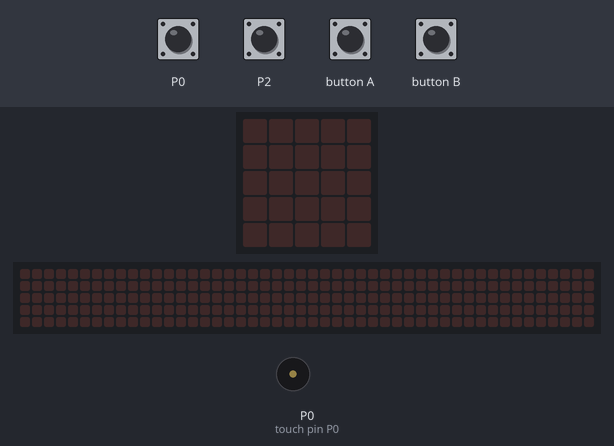
A program run on a simulated BBC micro:bit (MakeCode). Parts: the board's 5×5 LED display, a strip that is not on the board, showing the scrolling text unrolled, buzzer (waves = sounding). Inputs (shaded band) come from the test bench. The 48×5 strip is a reading aid, not a part: it shows the text the display is scrolling, unrolled, one strip-width of it at a time.

Above: at 1.2 s.
1.3 s: button A pressed for 0.15 s
At 2.9 s:
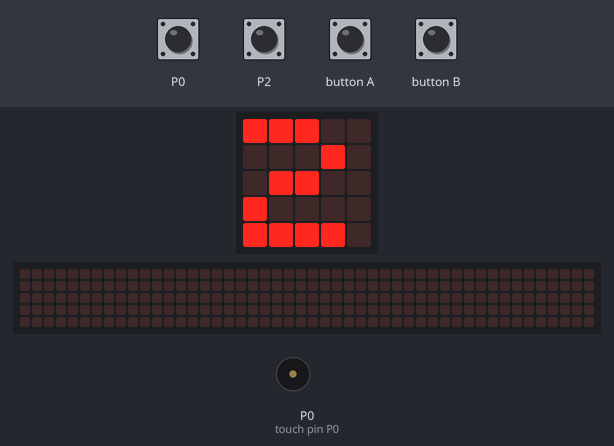
4.4 s: button B pressed for 0.15 s
At 5.87 s:
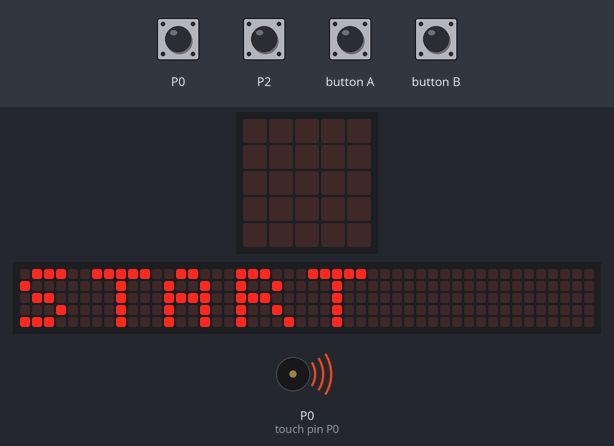
7.5 s: touch pin P0 pressed for 0.15 s
10.6 s: touch pin P2 pressed for 0.15 s
At 13.2 s:
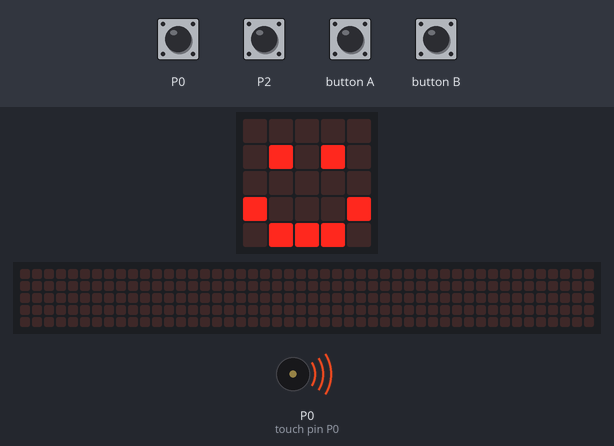
13.6 s: button A pressed for 0.15 s
At 15.2 s:
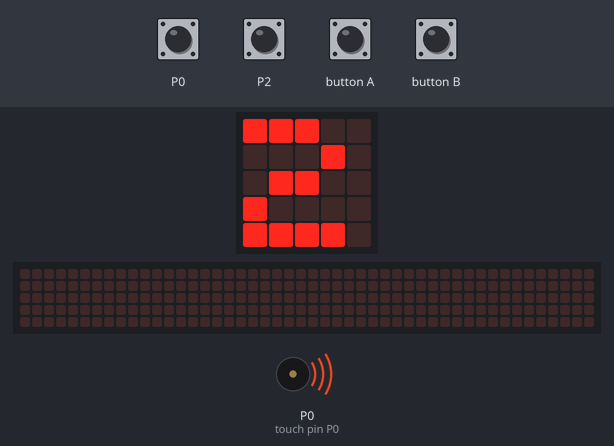
16.6 s: touch pin P0 pressed for 0.15 s
At 17.9 s:
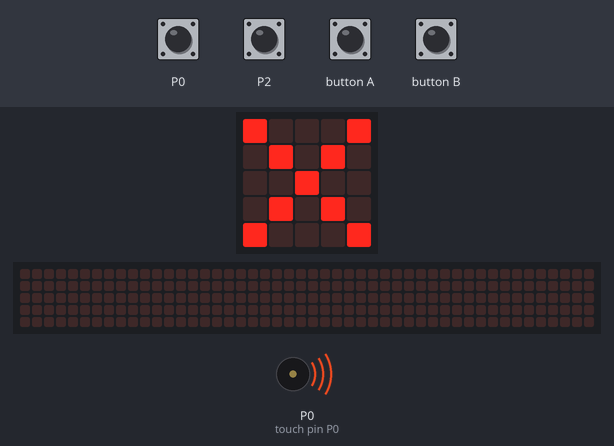
Timing chart, 0 to 20.8 s (numbered marks = the images above; inputs shaded):
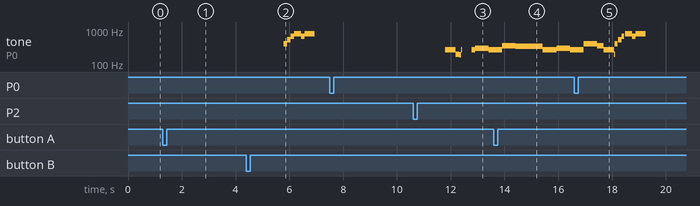

The program:

main.ts
```typescript
input.onPinPressed(TouchPin.P0, function () {
    if (start >= 1) {
        basic.showIcon(IconNames.No)
        music.startMelody(music.builtInMelody(Melodies.Punchline), MelodyOptions.Once)
    }
})
input.onButtonPressed(Button.A, function () {
    basic.showNumber(0)
    basic.pause(100)
    basic.showNumber(2)
    basic.pause(1000)
    basic.showNumber(1)
    basic.pause(1000)
    music.startMelody(music.builtInMelody(Melodies.PowerUp), MelodyOptions.OnceInBackground)
    start += 1
    basic.showString("START")
})
input.onPinPressed(TouchPin.P2, function () {
    if (start >= 1) {
        basic.showIcon(IconNames.Happy)
        music.startMelody(music.builtInMelody(Melodies.Birthday), MelodyOptions.Once)
    }
})
input.onButtonPressed(Button.B, function () {
    basic.clearScreen()
    start = 0
    music.stopAllSounds()
})
let start = 0
basic.clearScreen()
start = 0
```

test.ts
```typescript
// テストはここに来ます。このパッケージが拡張機能として使用されるときにはコンパイルされません。
```

Measured:
- after the input at 1.3 s, the display: first changes after 0.15 s (image 1 shows a later state)
- after the input at 4.4 s, the display: first changes after 0.15 s (image 2 shows a later state)
- after the input at 10.6 s, the display: first differs from a run without the input after 1.2 s (image 3)
- after the input at 13.6 s, the display: first changes after 0.15 s (image 4 shows a later state)
- after the input at 16.6 s, the display: changes after 0.50 s (image 5)
- by itself, tone on P0 (touch pin P0): plays 392 Hz for 0.51 s, 349 Hz for 0.24 s, 262 Hz for 0.38 s, 196 Hz for 0.02 s, 392 Hz for 0.11 s, 523 Hz for 0.13 s … (10 notes in this stretch)
- what the display in image 1 shows lasts 1.8 s, from 2.3 s to 4.1 s
